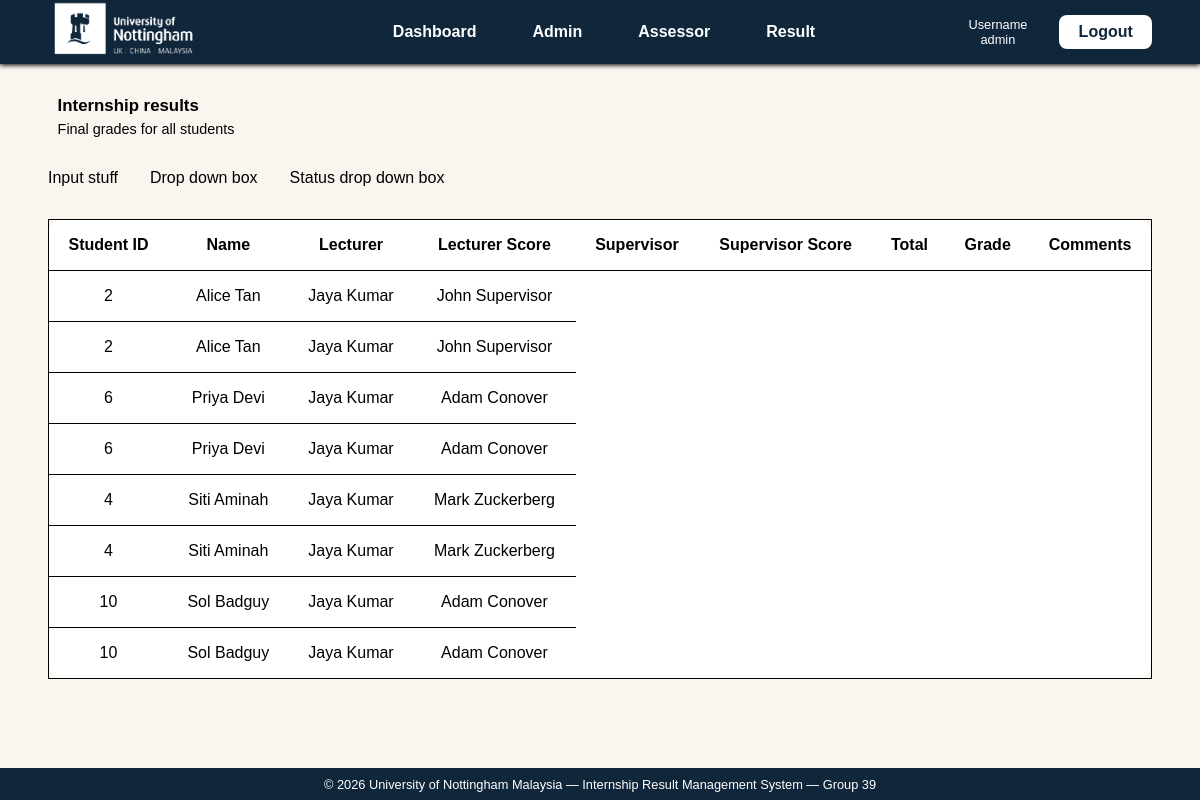
/results.php (signed in), run on the app's committed database.
### tables this page shows
CREATE TABLE `internship` (
  `intern_id` int(11) NOT NULL,
  `supervisor_id` int(11) NOT NULL,
  `lecturer_id` int(11) NOT NULL,
  `student_id` int(11) NOT NULL,
  `internship_company` varchar(255) DEFAULT NULL,
  `start_date` date DEFAULT NULL,
  `end_date` date DEFAULT NULL,
  `report_status` enum('Drafting','In Progress','Suspended','Finalisation','Complete') DEFAULT NULL
);

CREATE TABLE `student` (
  `student_id` int(11) NOT NULL,
  `student_reg_number` varchar(20) NOT NULL,
  `student_name` varchar(255) NOT NULL,
  `email_address` varchar(255) NOT NULL,
  `programme` varchar(255) DEFAULT NULL,
  `enrollment_date` date DEFAULT NULL,
  `account_status` enum('Active','Graduated','On-leave','Suspended') DEFAULT 'Active'
);

CREATE TABLE `assessor` (
  `user_id` int(11) NOT NULL,
  `full_name` varchar(255) NOT NULL,
  `phone_number` varchar(22) DEFAULT NULL,
  `email_address` varchar(128) NOT NULL,
  `organisation` varchar(128) DEFAULT NULL,
  `assessor_type` enum('Lecturer','Supervisor') NOT NULL
);

### results.php (the view, shortened to what this page needs)
<?php
$host     = "localhost";
$dbname   = "internship_management_system";
$username = "root";
$password = "root";
$conn = new mysqli($host, $username, $password, $dbname);
$lecturerID = $_SESSION['UserID'] ?? 2;
$sql = "
    SELECT
        s.student_id            AS student_id,
        s.student_name          AS student_name,
        a1.full_name            AS lecturer_name,
        a2.full_name            AS supervisor_name,
        i.report_status         AS report_status,
        i.intern_id             AS intern_id,
        Ar.task_score           AS task_score,
        Ar.safety_score         AS safety_score,
        Ar.theory_score         AS theory_score,
        Ar.present_score        AS present_score,
        Ar.clarity_score        AS clarity_score,
        Ar.learning_score       AS learning_score,
        Ar.proj_mgmt_score      AS proj_mgmt_score,
        Ar.time_mgmt_score      AS time_mgmt_score,
        Ar.comment              AS comment
    FROM internship i
    JOIN student   s  ON i.student_id    = s.student_id
    JOIN assessor  a1 ON i.lecturer_id   = a1.user_id
    JOIN assessor  a2 ON i.supervisor_id = a2.user_id
    JOIN internship_report Ar ON i.intern_id = Ar.intern_id
    WHERE i.lecturer_id = ?
    ORDER BY s.student_name ASC
";
$stmt = $conn->prepare($sql);
$stmt->bind_param("i", $lecturerID);
$stmt->execute();
$result = $stmt->get_result();
$rows = $result->fetch_all(MYSQLI_ASSOC);
?>
<!DOCTYPE html>
<html lang='en'>
<head>
    <link rel='stylesheet' href='style\results.css'>
</head>
<body>
    <header>
        <section class="navimg_logo">
            <a href="#"><img src="assets\nottinghamLogoWhite.png"></a>
        </section>
        <nav class="headul">
            <ul>
                <li class="list"><a href="dashboard.php"><i class="fa-solid fa-house"></i> Dashboard</a></li>
                <li class="list"><a href="#"><i class="fa-solid fa-user-shield"></i> Admin</a></li>
                <li class="list"><a href="myStudents.php"><i class="fa-solid fa-chalkboard-user"></i> Assessor</a></li>
                <li class="list"><a href="#"><i class="fa-solid fa-chart-bar"></i> Result</a></li>
            </ul>
        </nav>
        <section class="navbar_loginUser">
            <article>
                <p>Username</p>
                <p>admin</p>
            </article>
            <a>Logout</a>
        </section>
    </header>
    <main>
        <section>
            <article class="Dashboard_msg">
                <h1>Internship results</h1>
                <p>Final grades for all students</p>
            </article>
            <article>
                <form class="resultSearchBar">
                    <p>Input stuff</p>
                    <p>Drop down box</p>
                    <p>Status drop down box</p>
                </form>
            </article>
        </section>
        <section class="data">
            <article class="realData">
                <table>
                    <thead>
                        <tr>
                            <th>Student ID</th>
                            <th>Name</th>
                            <th>Lecturer</th>
                            <th>Lecturer Score</th>
                            <th>Supervisor</th>
                            <th>Supervisor Score</th>
                            <th>Total</th>
                            <th>Grade</th>
                            <th>Comments</th>
                        </tr>
                    </thead>
                    <tbody>
                        <?php if (empty($rows)): ?>
                            <tr>
                                <td colspan="7" style="text-align:center;">No students assigned to you yet.</td>
                            </tr>
                        <?php else: ?>
                            <?php foreach ($rows as $row): ?>
                                <tr>
                                    <td><?php echo htmlspecialchars($row['student_id']); ?></td>
                                    <td><?php echo htmlspecialchars($row['student_name']); ?></td>
                                    <td><?php echo htmlspecialchars($row['lecturer_name']); ?></td>
                                    <td><?php echo htmlspecialchars($row['supervisor_name']); ?></td>
                                </tr>
                            <?php endforeach; ?>
                        <?php endif; ?>
                    </tbody>
                </table>
            </article>
        </section>
    </main>
    <footer>
        <section class="footer">
            <p>© 2026 University of Nottingham Malaysia — Internship Result Management System — Group 39</p>
        </section>
    </footer>
</body>
</html>

### style/results.css (style rules this page uses)
* { box-sizing: border-box; margin: 0; padding: 0; }
html { width: 100%; height: 100%; font-family: Circular, Arial, sans-serif; font-size: 16px; }
body { width: 100%; min-height: 100vh; overflow-x: hidden; background-color: #FAF6EF ; display: flex; flex-direction: column; }
header { display: flex; align-items: center; flex-direction: row; justify-content: space-evenly; padding-left: 4%; padding-right: 4%; position: sticky; top: 0; left: 0; z-index: 10000; background-color: #10263b; box-shadow: 0 0.1rem 0.3rem black; overflow: auto; color: white; }
.list { list-style-type: none; font-weight: bold; font-family: Tahoma , sans-serif; color: black; font-size: 1.2rem; padding: 1rem 1.5rem; border-radius: 10rem ; transition: all 0.5s; -webkit-transition: all 0.5s; }
.list a { position: relative; display: flex; align-items: center; gap: 0.5rem; }
.list a::after { content: ''; position: absolute; bottom: -4px; left: 0; width: 0; height: 2px; background-color: white; transition: width 0.3s ease; }
.navimg_logo { flex: 1; display: flex; flex-direction: row; justify-content: flex-start; align-items: center; }
.navimg_logo img { max-width: 10rem; height: auto; }
.headul ul { flex: 1; display: flex; flex-direction: row; justify-content: flex-start; align-items: center; }
a { text-decoration: none; color: white; font-size: 1rem; }
.navbar_loginUser { flex: 1; display: flex; flex-direction: row; justify-content: flex-end; gap: 2rem; align-items: center; }
.navbar_loginUser a { display:flex; justify-content: center; align-items: center; background-color: white; color: #10263B; font-weight: bold; padding: 0.5rem 1.2rem; border-radius: 0.5rem; cursor: pointer; transition: all 0.3s; }
.navbar_loginUser p { font-size: 0.8rem; text-align: center; margin: 0; padding: 0; }
.Dashboard_msg { margin: 2rem 2.6rem 2rem 2.6rem; padding-left: 1rem; text-align: left; font-size: 0.9rem; }
.Dashboard_msg p { padding-top: 0.3rem; }
main { flex: 1; display: flex; flex-direction: column; }
.data { flex: 1; display: flex; justify-content: center; align-items: flex-start ; flex-direction: row; margin: 1rem 3rem; gap: 2rem; }
.realData { flex: 1; min-width: 0; overflow-x: auto; }
table { background-color: white; width: 100%; text-align: center; border: 1px solid black; border-radius: 1rem; border-collapse: collapse; }
table th, table td { border: none; border-bottom: 1px solid black; padding: 1rem; }
table tr:last-child td { border-bottom: none; }
.resultSearchBar { display: flex; align-items: center; justify-content: flex-start; text-align: center; flex-direction: row; gap: 2rem; margin: 1rem 1rem 1rem 3rem ; }
footer { display: flex; align-items: center; width: 100%; height: 2rem; justify-content: center; text-align: center; background-color:#10263B; color: white; font-size: 0.8rem; }

### data on the page
internship: student.student_id "2", student.student_name "Alice Tan", lecturer.full_name "Jaya Kumar", supervisor.full_name "John Supervisor"
internship: student.student_id "6", student.student_name "Priya Devi", lecturer.full_name "Jaya Kumar", supervisor.full_name "Adam Conover"
internship: student.student_id "4", student.student_name "Siti Aminah", lecturer.full_name "Jaya Kumar", supervisor.full_name "Mark Zuckerberg"
internship: student.student_id "10", student.student_name "Sol Badguy", lecturer.full_name "Jaya Kumar", supervisor.full_name "Adam Conover"
